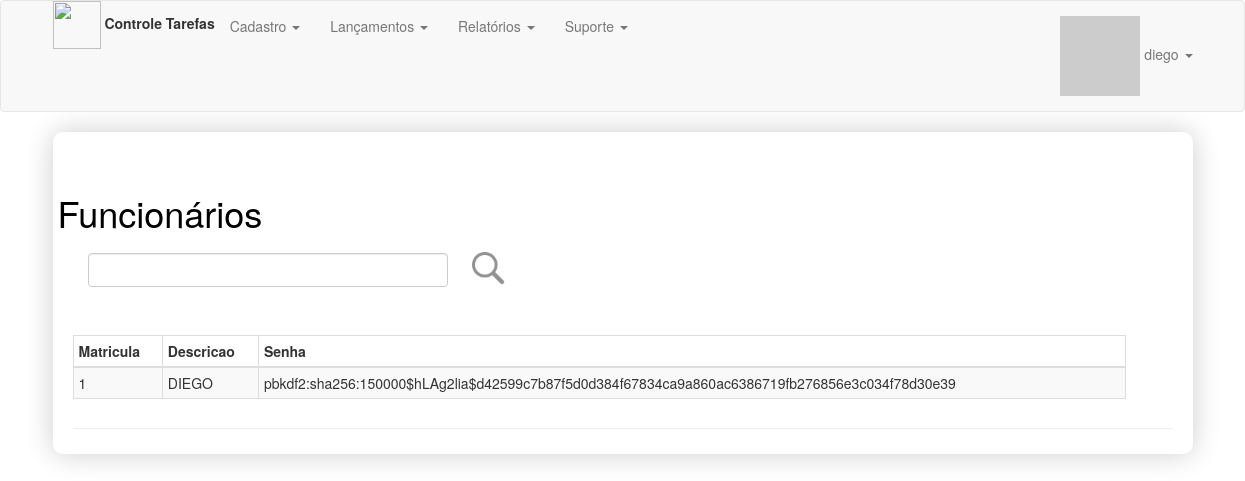
Page /admin/funcionario/lista (signed in) on the committed database.
### app/models.py (models this page shows, shortened)
class User(UserMixin, db.Model):
    __tablename__ = 'users'
    id = db.Column(db.Integer, primary_key=True, autoincrement=True)
    email = db.Column(db.String(64), nullable=False, unique=True, index=True)
    username = db.Column(db.String(64), nullable=False, unique=True, index=True)
    is_admin = db.Column(db.Boolean)
    password_hash = db.Column(db.String(256))
    name = db.Column(db.String(64))
    location = db.Column(db.String(64))
    bio = db.Column(db.Text)
    member_since = db.Column(db.DateTime(), default=datetime.utcnow)
    avatar_hash = db.Column(db.String(256))
    talks = db.relationship('Talk', lazy='dynamic', backref='author')
    @property
    def password(self):
        raise AttributeError('password is not a readable attribute')
    def gravatar(self, size=100, default='identicon', rating='g'):
        if request.is_secure:
            url = 'https://secure.gravatar.com/avatar'
        else:
            url = 'http://www.gravatar.com/avatar'
        hash = self.avatar_hash or hashlib.md5(self.email.encode('utf-8')).hexdigest()
        return "{url}/{hash}?s={size}&d={default}&r={rating}".format(url=url, hash=hash, size=size, default=default, rating=rating)

class Funcionario(db.Model):
    __tablename__ = 'funcionario'
    id = db.Column(db.Integer, primary_key=True, autoincrement=True)
    matricula = db.Column(db.Integer, unique=True, autoincrement=True)
    nome = db.Column(db.Text())
    user_id = db.Column(db.Integer, db.ForeignKey('users.id'))
    senha = db.Column(db.String(256))

### app/funcionario/routes.py (the view)
@funcionario.route('/lista',methods=['GET','POST'])
def funcionarioLista():
    funcionarioLista = Funcionario.query.all()
    if request.form.get('submitFiltro') == 'submitFiltro':
        filtro = request.form.get('txtFiltro')
        if filtro is None or filtro == "":
            funcionarioLista = Funcionario.query.all()
        else:
            funcionarioLista = Funcionario.query.filter(or_(Funcionario.matricula.like('%' + filtro + '%'),
                                                        Funcionario.nome.like('%' + filtro + '%')))
    else:
        funcionarioLista = Funcionario.query.all()
    return render_template('funcionario/funcionarioCadastroLista.html', funcionarioLista=funcionarioLista)

### app/models.py (called while the page is built)
@login_manager.user_loader
def load_user(user_id):
    return User.query.get(int(user_id))

### app/templates/funcionario/funcionarioCadastroLista.html
{% extends "base.html" %}
{% block page_content %}
<div class="page-header" style="">
    <div class="container">
        <div class="row">
            <div class="row">
                <h1>Funcionários</h1>
                <div class="col-sm-12">
                    <form method="post" action="/admin/funcionario/lista">
                        <div class="col-sm-4" style="padding-top:10px">
                            <input name="txtFiltro" class="form-control" type="text" title="filtro">
                        </div>
                        <input type="image" src="{{ url_for('static', filename='imagens/search.png') }}" width="48"
                               height="48" value="submitFiltro" name="submitFiltro">
                    </form>
                </div>
            </div>
            <br/>
            <br/>
            <div class="table-responsive">
                <table class="table table-striped table-bordered table-hover table-condensed" style="width:90%">
                    <thead class="thead-dark">
                    <tr>
                        <th>Matricula</th>
                        <th>Descricao</th>
                        <th>Senha</th>
                    </tr>
                    </thead>
                    {% for funcionario in funcionarioLista %}
                    <tbody>
                    <tr>
                        <td>{{funcionario.matricula}}</td>
                        <td>{{funcionario.nome}}</td>
                        <td>{{funcionario.senha}}</td>
                    </tr>
                    </tbody>
                    {% endfor %}
                </table>
            </div>
        </div>
    </div>
    {% endblock %}

### app/templates/base.html (shortened to what this page needs)
{% extends "bootstrap/base.html" %}
{% block head %}
{{ super() }}
{% endblock %}
{% block styles %}
{{ super() }}
    <link rel="stylesheet" type="text/css" href="{{ url_for('static', filename='css/estilo.css') }}">
{% endblock %}
{% block navbar %}
<div class="navbar navbar-default" role="navigation">
    <div class="container">
        <div class="nav navbar-nav navbar-left">
           <img src="{{ url_for('static', filename='imagens/time.png') }}" width="48" height="48">
            <label>Controle Tarefas</label>
        </div>
        <ul class="nav navbar-nav">
            {% if ((current_user.is_authenticated) and (current_user.is_admin)) %}
            <li class="dropdown">
                <a class="dropdown-toggle" data-toggle="dropdown" href="#">Cadastro
                    <span class="caret"></span></a>
            </li>
            {% endif %}
            {% if (current_user.is_authenticated)%}
            <li class="dropdown">
            <a class="dropdown-toggle" data-toggle="dropdown" href="#">Lançamentos
                <span class="caret"></span></a>
            </li>
            <li class="dropdown">
                <a class="dropdown-toggle" data-toggle="dropdown" href="#">Relatórios
                    <span class="caret"></span></a>
            </li>
            <li class="dropdown">
                <a class="dropdown-toggle" data-toggle="dropdown" href="#">Suporte
                    <span class="caret"></span></a>
            </li>
            {% endif %}
        </ul>
        <ul class="nav navbar-nav navbar-right">
            {% if not current_user.is_authenticated %}
            <li><a href="{{ url_for('auth.login') }}">Login</a></li>
            {% else %}
            <li class="dropdown">
                <a href="#" class="dropdown-toggle" data-toggle="dropdown">
                    <img src="{{ current_user.gravatar(size=18) }}">
                    {{ current_user.username }}
                    <b class="caret"></b>
                </a>
            </li>
            {% endif %}
        </ul>
    </div>
</div>
{% endblock %}
{% block content %}
<div class="container">
    <div class="demo">
        {% block page_content %}{% endblock %}
    </div>
</div>
{% endblock %}

### app/static/css/estilo.css (style rules this page uses)
.demo { padding: 1px 20px 5px 20px; -webkit-box-shadow: 0px 0px 28px 0px rgba(0,0,0,0.2); box-shadow: 0px 0px 28px 0px rgba(0,0,0,0.2); border-radius: 10px; }
h1 { color: black; text-align: left; padding: 0px; }

### rows in the picture
User: username "diego"
Funcionario: matricula "1", nome "DIEGO", senha "pbkdf2:sha256:150000$hLAg2lia$d42599c7b87f5d0d384f67834ca9a860ac6386719fb276856e3c034f78d30e39"
